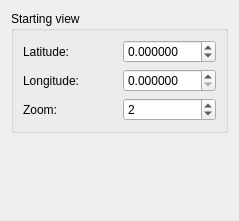
<ui version="4.0" >
 <class>ViewPreferencesPage</class>
 <widget class="QWidget" name="ViewPreferencesPage" >
  <property name="geometry" >
   <rect>
    <x>0</x>
    <y>0</y>
    <width>239</width>
    <height>221</height>
   </rect>
  </property>
  <property name="windowTitle" >
   <string>Form</string>
  </property>
  <layout class="QVBoxLayout" name="verticalLayout" >
   <item>
    <widget class="QGroupBox" name="groupBox" >
     <property name="title" >
      <string>Starting view</string>
     </property>
     <layout class="QGridLayout" name="gridLayout" >
      <item row="0" column="0" >
       <widget class="QLabel" name="label" >
        <property name="text" >
         <string>Latitude:</string>
        </property>
       </widget>
      </item>
      <item row="0" column="1" >
       <widget class="QDoubleSpinBox" name="latSpin" >
        <property name="decimals" >
         <number>6</number>
        </property>
        <property name="minimum" >
         <double>-90.000000000000000</double>
        </property>
        <property name="maximum" >
         <double>90.000000000000000</double>
        </property>
       </widget>
      </item>
      <item row="1" column="0" >
       <widget class="QLabel" name="label_2" >
        <property name="text" >
         <string>Longitude:</string>
        </property>
       </widget>
      </item>
      <item row="1" column="1" >
       <widget class="QDoubleSpinBox" name="lonSpin" >
        <property name="decimals" >
         <number>6</number>
        </property>
        <property name="maximum" >
         <double>180.000000000000000</double>
        </property>
       </widget>
      </item>
      <item row="2" column="0" >
       <widget class="QLabel" name="label_3" >
        <property name="text" >
         <string>Zoom:</string>
        </property>
       </widget>
      </item>
      <item row="2" column="1" >
       <widget class="QSpinBox" name="zoomSpin" >
        <property name="maximum" >
         <number>17</number>
        </property>
        <property name="value" >
         <number>2</number>
        </property>
       </widget>
      </item>
     </layout>
    </widget>
   </item>
   <item>
    <spacer name="verticalSpacer" >
     <property name="orientation" >
      <enum>Qt::Vertical</enum>
     </property>
     <property name="sizeHint" stdset="0" >
      <size>
       <width>20</width>
       <height>40</height>
      </size>
     </property>
    </spacer>
   </item>
  </layout>
 </widget>
 <resources/>
 <connections/>
</ui>
